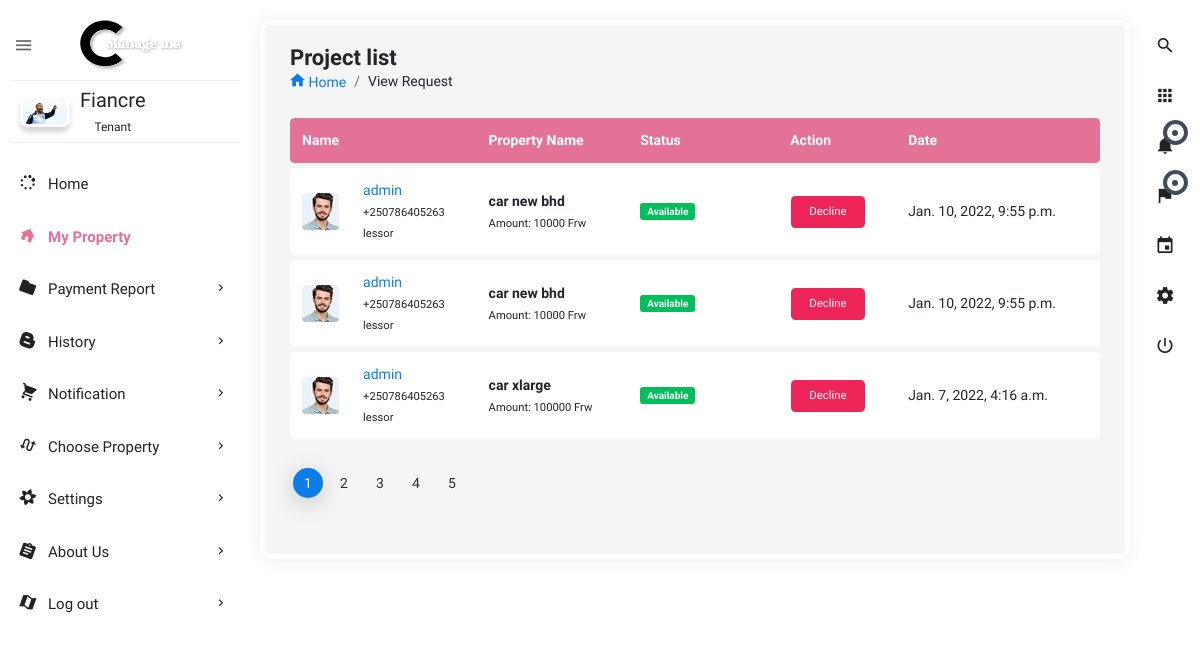
/view_request_tenant_all/ (signed in), run on the app's committed database.
### users/models.py (models this page shows, shortened)
class User(AbstractBaseUser):
    user_type = [
        ('lessor', 'lessor'),
        ('tenant', 'tenant'),
    ]
    name = models.CharField(max_length=255, null=False)
    phone_number = PhoneNumberField(unique=True)
    user_image = models.ImageField(upload_to='images/', default='profile.png')
    user_login = models.CharField(max_length=7, choices=user_type, default='lessor', blank=False, null=False)
    is_active = models.BooleanField(default=True)
    staff = models.BooleanField(default=False)
    admin = models.BooleanField(default=False)
    USERNAME_FIELD = 'phone_number'
    REQUIRED_FIELDS = ['name', 'user_login']
    objects = UserManager()
    def __str__(self):
        return self.name
    objects = UserManager()

class Request_Property(models.Model):
    status = [
        ('initial', 'initial'),
        ('request', 'request'),
        ('approved', 'approved'),
        ('denied', 'denied'),
        ('canceled', 'canceled')]
    user_request = models.ForeignKey(user, on_delete=models.CASCADE, related_name='requesting_users', null=False)
    property_requested = models.ForeignKey(Property_registration, on_delete=models.CASCADE, related_name='property_req',
                                           null=False)
    owner_name = models.ForeignKey(user, on_delete=models.CASCADE, related_name='owner_name_property', null=False)
    status_view = models.CharField(max_length=50, choices=status, default='initial')
    time_done = models.DateTimeField(default=now)
    class Meta:
        verbose_name_plural = "Request_Property"
        ordering = ['-id']

class Property_registration(models.Model):
    property_type_p = [
        ('house', 'house'),
        ('car', 'car'),
        ('land', 'land'),
        ('other', 'other')
    ]
    location_name = [
        ('kigali', 'kigali'),
        ('south', 'south'),
        ('east', 'east'),
        ('west', 'west')
    ]
    property_name = models.CharField(max_length=100)
    location = models.CharField(max_length=200, choices=location_name, default='kigali')
    property_type = models.CharField(max_length=200, choices=property_type_p)
    amount_per_month = models.IntegerField(default=10000)
    detail = models.TextField(max_length=250, default='')
    property_image = models.ImageField(blank=True, null=True, upload_to='images')
    available = models.BooleanField(default=True)
    owner_name = models.ForeignKey(user, on_delete=models.CASCADE, related_name='owner', null=False)
    time_added = models.DateTimeField(auto_now_add=True)
    class Meta:
        verbose_name_plural = "Property_registration"
        ordering = ['-id']

### users/views.py (the view)
# urls.py: path('view_request_tenant_all/', views.view_request_tenant_all, name='view_request_tenant_all'),
@login_required
def view_request_tenant_all(request):
    user = request.user
    view_request_made = Request_Property.objects.filter(user_request=user).order_by('-id')
    context = {
        "notification": view_request_made
    }
    return render(request, 'html/view_request_tenant_all.html', context)

### users/templates/html/view_request_tenant_all.html (shortened to what this page needs)
{% extends 'dashboard-tenant/dashboard.html' %}
{% load static %}
{% block content %}
<section class="content">
    <div class="body_scroll">
        <div class="block-header">
            <div class="row">
                <div class="col-lg-7 col-md-6 col-sm-12">
                    <h2>Project list</h2>
                    <ul class="breadcrumb">
                        <li class="breadcrumb-item"><a href="{% url 'tenant' %}"><i class="zmdi zmdi-home"></i> Home</a></li>
                        <li class="breadcrumb-item">View Request</li>
                    </ul>
                </div>
            </div>
        </div>
        <div class="container-fluid">
            <div class="row clearfix">
                <div class="col-md-12 col-sm-12 col-xs-12">
                    <div class="card project_list">
                        <div class="table-responsive">
                            <table class="table table-hover c_table theme-color">
                                <thead>
                                    <tr>
                                        <th style="width:50px;">Name</th>
                                        <th class="hidden-sm-down"></th>
                                        <th class="hidden-sm-down">Property Name</th>
                                        <th class="hidden-sm-down" width="150px">Status</th>
                                        <th>Action</th>
                                        <th class="hidden-sm-down">Date</th>
                                    </tr>
                                </thead>
                                <tbody>
                                {% for notification in notification %}
                                    <tr>
                                        <a href="index.html">
                                        <td>
                                            <img class="rounded avatar" src="{% static 'dash/assets/images/xs/avatar3.jpg' %}" alt="">
                                        </td>
                                        <td class="hidden-sm-down">
                                            <a class="single-user-name" href="javascript:void(0);">{{notification.property_requested.owner_name}}</a><br>
                                            <small>{{notification.property_requested.owner_name.phone_number}}</small><br>
                                            <small>{{notification.property_requested.owner_name.user_login}}</small>
                                        </td>
                                        <td class="hidden-sm-down">
                                            <strong>{{notification.property_requested.property_name}}</strong><br>
                                            <small>Amount: {{notification.property_requested.amount_per_month}} Frw</small>
                                        </td>
                                        <td class="hidden-sm-down">
                                            <span class="badge badge-success">Available</span>
                                        </td>
                                        <td><a href=""><button class="btn btn-danger waves-effect" type="button">Decline</button></a>
                                        </td>
                                        <td class="hidden-sm-down">{{notification.property_requested.time_added}}</td>
                                        </a>
                                    </tr>
                                {% endfor %}
                                </tbody>
                            </table>
                        </div>
                        <ul class="pagination pagination-primary mt-4">
                            <li class="page-item active"><a class="page-link" href="javascript:void(0);">1</a></li>
                            <li class="page-item"><a class="page-link" href="javascript:void(0);">2</a></li>
                            <li class="page-item"><a class="page-link" href="javascript:void(0);">3</a></li>
                            <li class="page-item"><a class="page-link" href="javascript:void(0);">4</a></li>
                            <li class="page-item"><a class="page-link" href="javascript:void(0);">5</a></li>
                        </ul>
                    </div>
                </div>
            </div>
        </div>
    </div>
</section>
{% endblock %}

### templates/dashboard-tenant/dashboard.html (shortened to what this page needs)
<!doctype html>
{% load static %}
<html class="no-js " lang="en">
<head>
<link rel="stylesheet" href="{% static 'dash/assets/plugins/bootstrap/css/bootstrap.min.css' %}">
<link  rel="stylesheet" href="{% static 'dash/assets/css/style.min.css' %}">
</head>
<body class="theme-blush">
<div class="navbar-right">
    <ul class="navbar-nav">
        <li><a href="{% url 'search_property_tenant' %}" class="main_search" title="Search..."><i class="zmdi zmdi-search"></i></a></li>
        <li class="dropdown">
            <a href="javascript:void(0);" class="dropdown-toggle" title="App" data-toggle="dropdown" role="button"><i class="zmdi zmdi-apps"></i></a>
        </li>
        <li class="dropdown">
            <a href="javascript:void(0);" class="dropdown-toggle" title="Notifications" data-toggle="dropdown" role="button"><i class="zmdi zmdi-notifications"></i>
                <div class="notify"><span class="heartbit"></span><span class="point"></span></div>
            </a>
        </li>
        <li class="dropdown">
            <a href="javascript:void(0);" class="dropdown-toggle" data-toggle="dropdown" role="button"><i class="zmdi zmdi-flag"></i>
            <div class="notify"><span class="heartbit"></span><span class="point"></span></div>
            </a>
        </li>
        <li><a href="javascript:void(0);" class="app_calendar" title="Calendar"><i class="zmdi zmdi-calendar"></i></a></li>
        <li><a href="javascript:void(0);" class="js-right-sidebar" title="Setting"><i class="zmdi zmdi-settings zmdi-hc-spin"></i></a></li>
        <li><a href="{% url 'logout' %}" class="mega-menu" title="Sign Out"><i class="zmdi zmdi-power"></i></a></li>
    </ul>
</div>
<aside id="leftsidebar" class="sidebar">
    <div class="navbar-brand">
        <button class="btn-menu ls-toggle-btn" type="button"><i class="zmdi zmdi-menu"></i></button>
        <a href=""><img src="{% static 'dash/assets/images/managemelogo.svg' %}" width="200" alt="Aero"></a>
    </div>
    <div class="menu">
        <ul class="list">
            <li>
                <div class="user-info">
                    <a class="image" href="{% url 'profile_tenant' %}"><img src="{{ user.user_image.url }}" alt="User"></a>
                    <div class="detail">
                        <h4>{{user}}</h4>
                        <small>Tenant</small>
                    </div>
                </div>
            </li>
            <li  class=""><a href="{% url 'home_tenant' %}"><i class="zmdi zmdi-hc-fw"></i><span>Home</span></a></li>
            <li  class="active open"><a href="{% url 'tenant' %}"><i class="zmdi zmdi-home"></i><span>My Property</span></a></li>
            <li> <a href="javascript:void(0);" class="menu-toggle"><i class="zmdi zmdi-folder"></i><span>Payment Report</span></a>
            </li>
            <li> <a href="javascript:void(0);" class="menu-toggle"><i class="zmdi zmdi-blogger"></i><span>History</span></a>
            </li>
            <li><a href="javascript:void(0);" class="menu-toggle"><i class="zmdi zmdi-shopping-cart"></i><span>Notification</span></a>
            </li>
            <li><a href="{% url 'search_property_tenant' %}" class="menu-toggle"><i class="zmdi zmdi-swap-alt"></i><span>Choose Property</span></a>
            </li>
            <li><a href="javascript:void(0);" class="menu-toggle"><i class="zmdi zmdi-flower"></i><span>Settings</span></a>
            </li>
            <li><a href="javascript:void(0);" class="menu-toggle"><i class="zmdi zmdi-assignment"></i><span>About Us</span></a>
            </li>
            <li class="open_top"><a href="{% url 'logout' %}" class="menu-toggle"><i class="zmdi zmdi-map"></i><span>Log out</span></a>
            </li>
        </ul>
    </div>
</aside>
{% block content %}
{% endblock %}
</body>
</html>

### data on the page
User: user_image (picture), name "Fiancre"
Request_Property: property_requested.owner_name "admin", property_requested.owner_name.phone_number "+250786405263", property_requested.owner_name.user_login "lessor", property_requested.property_name "car new bhd", property_requested.amount_per_month "10000", property_requested.time_added "Jan. 10, 2022, 9:55 p.m."
Request_Property: property_requested.owner_name "admin", property_requested.owner_name.phone_number "+250786405263", property_requested.owner_name.user_login "lessor", property_requested.property_name "car new bhd", property_requested.amount_per_month "10000", property_requested.time_added "Jan. 10, 2022, 9:55 p.m."
Request_Property: property_requested.owner_name "admin", property_requested.owner_name.phone_number "+250786405263", property_requested.owner_name.user_login "lessor", property_requested.property_name "car xlarge", property_requested.amount_per_month "100000", property_requested.time_added "Jan. 7, 2022, 4:16 a.m."
